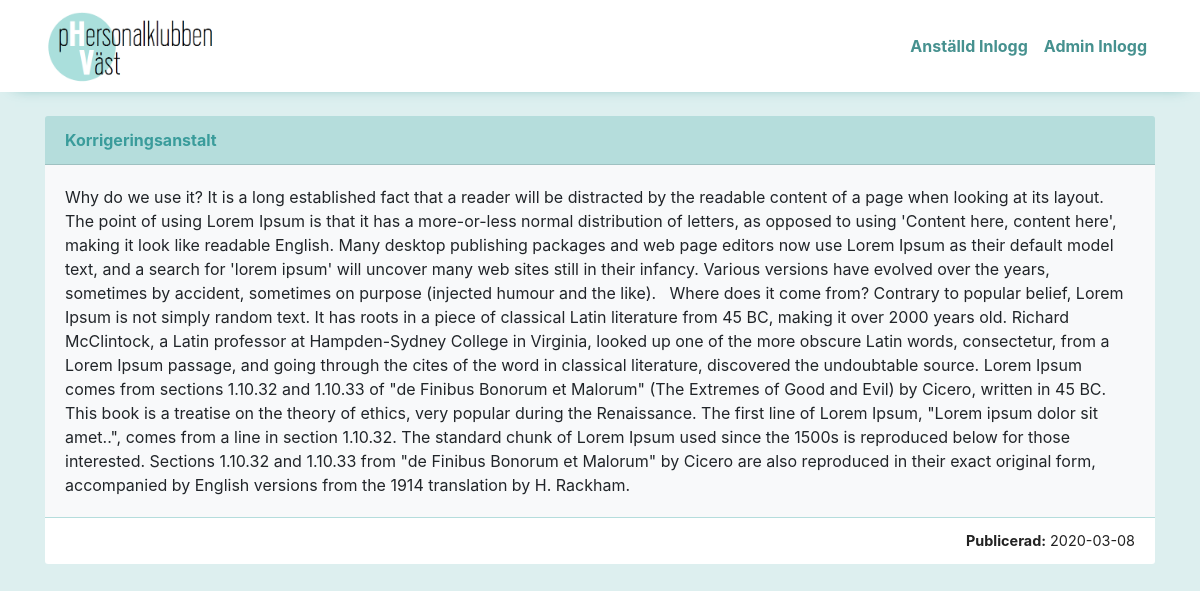
The app's page /nyhet.php?artikel=10 with its own data.
### tables this page shows
CREATE TABLE `news`  (
  `id` int(11) NOT NULL AUTO_INCREMENT,
  `title` text,
  `article` text,
  `created_at` varchar(10) DEFAULT NULL,
  PRIMARY KEY (`id`) USING BTREE
);

### app/config.php (called while the page is built, shortened)
<?php
$database = new database("localhost", "klubben", "root", "");

### app/class/database.php (called while the page is built, shortened)
<?php
class database {
    private $host;
    private $dbname;
    private $user;
    private $password;
    private $dbConnection;
    public $charset = "utf8";
    public function __construct($host, $dbname, $user, $password) {
        $this->host = $host;
        $this->dbname = $dbname;
        $this->user = $user;
        $this->password = $password;
    }
    public function makeConnection() {
        try {
            $this->dbConnection = new PDO("mysql:host=$this->host;dbname=$this->dbname;charset=$this->charset", $this->user, $this->password);
        } catch (PDOException $e) {
            echo $e->getMessage();
        }
    }
    public function select($from, $where, $is) {
        $statement = $this->dbConnection->query("SELECT * FROM $from WHERE $where = '$is'");
        if ($statement == FALSE) {
            echo "No match found";
        } else {
            return $statement->fetchObject();
        }
    }
}

### nyhet.php (the view)
<?php
require 'partials/header.php';
if (isset($_GET['artikel'])) {
    $find =  $_GET['artikel'];
    $result = $database->select("news", "id", (int) $find);
}
?>
<div class="container">
    <div class="row mt-4">
        <div class="col">
            <div class="card-header"><?= $result->title; ?></div>
            <div class="card-body bg-light"><?= $result->article; ?></div>
            <div class="card-footer"><strong>Publicerad:</strong> <?= $result->created_at; ?></div>
        </div>
    </div>
</div>
<?php require 'partials/footer.php'; ?>

### content/style.css (style rules this page uses)
body { background-color: #b5dddc73; }
.card-header { background-color: #b5dddc; color: #3a9c9b; font-weight: bold; }
.card-footer { background-color: #fff; color: #222; font-size: 0.9rem; text-align: right; border-top: 1px solid #b5dddc; }
.container { position: relative; }

### records on screen
news: title "Korrigeringsanstalt", article "Why do we use it? It is a long established fact that a reader will be distracted by the readable content of a page when looking at its layout. The point of using Lorem Ipsum is that it has a more-or-less normal distribution of letters, as opposed to using 'Content here, content here', making it look like readable English. Many desktop publishing packages and web page editors now use Lorem Ipsum as their default model text, and a search for 'lorem ipsum' will uncover many web sites still in their infancy. Various versions have evolved over the years, sometimes by accident, sometimes on purpose (injected humour and the like). Where does it come from? Contrary to popular belief, Lorem Ipsum is…", created_at "2020-03-08"
